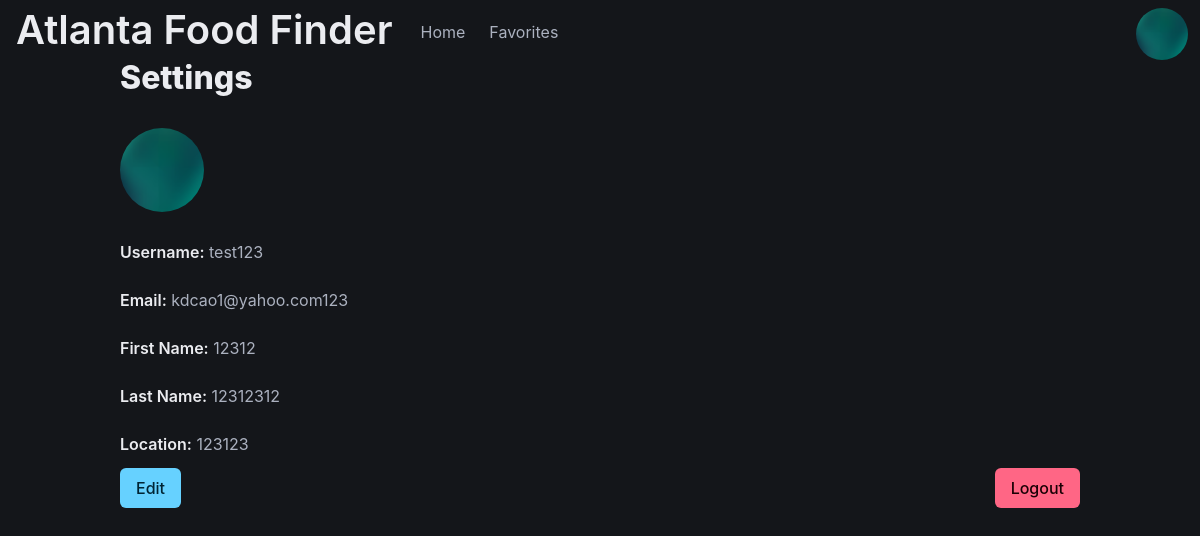
Screenshot of /foodFinder/settings/ (signed in) with the database file from the repository.
### foodFinder/models.py (models this page shows, shortened)
class Guest(models.Model):
    user = models.OneToOneField(User, on_delete=models.CASCADE)
    first_name = models.CharField(max_length=100, blank=True)  # Optional
    last_name = models.CharField(max_length=100, blank=True)   # Optional
    location = models.CharField(max_length=100, blank=True)  # Optional
    profile_picture = models.ImageField(upload_to='profile_pictures/', blank=True, null=True)
    favorite_restaurants = models.ManyToManyField(Restaurant, blank=True)

### foodFinder/views.py (the view, shortened to what this page needs)
# urls.py: path("settings/", views.settings, name="settings"),
def settings(request):
    if not request.user.is_authenticated:
        return redirect('/foodFinder/login/')
    guest = Guest.objects.get(user=request.user)
    user_profile = UserProfile.objects.get(user=request.user)
    can_edit = False
    context = {
        'guest': guest,
        'user': user_profile.user,
        'email': user_profile.email,
        'can_edit': can_edit,
    }
    return render(request, 'foodFinder/settings.html', context)

### foodFinder/templates/foodFinder/settings.html (shortened to what this page needs)
<!DOCTYPE html>
<html lang="en" data-theme="dark">
{% load static %}
<head>
    <link rel="stylesheet" href="{% static "./foodFinder/css/bulma.css" %}">
    <link rel="stylesheet" href="https://cdnjs.cloudflare.com/ajax/libs/cropperjs/1.5.12/cropper.min.css"/>
</head>
<body>
<nav class="navbar is-fixed-top" role="navigation" aria-label="main navigation">
    <div class="navbar-brand">
        <strong class="is-size-2 has-text-centered px-4">
            Atlanta Food Finder
        </strong>
    </div>
    <div class="navbar-menu">
        <div class="navbar-start">
            <a class="navbar-item" href="/foodFinder">
                Home
            </a>
            <a class="navbar-item" href="/foodFinder/favorites">
                Favorites
            </a>
        </div>
        <div class="navbar-end">
            {% if user.is_authenticated %}
                <figure class="image is-64x64 pt-2 pr-3">
                    <a href="{% url 'settings' %}">
                        <img class="is-rounded is-square"
                             src="{% if user.guest.profile_picture %}{{ user.guest.profile_picture.url }}{% else %}{% static 'images/default_profile.png' %}{% endif %}"
                             alt="Profile Picture"/>
                    </a>
                </figure>
            {% endif %}
        </div>
    </div>
</nav>
<section class="section mt-3">
    <div class="container">
        <h1 class="title">Settings</h1>
        <form method="POST" enctype="multipart/form-data" action="{% url 'settings' %}">
            {% if not can_edit %}
                <figure class="image is-96x96 pt-2 pr-3">
                    <a href="{% url 'settings' %}">
                        <img class="is-rounded is-square"
                             src="{% if user.guest.profile_picture %}{{ user.guest.profile_picture.url }}{% else %}{% static 'images/default_profile.png' %}{% endif %}"
                             alt="Profile Picture"/>
                    </a>
                </figure>
            {% endif %}
            <div class="field mt-5">
                {% if not can_edit %}
                    <div><strong>Username:</strong> {{ guest.user.username }}</div>
                {% endif %}
            </div>
            <div class="field mt-5">
                {% if not can_edit %}
                    <div><strong>Email:</strong> {{ guest.user.email }}</div>
                {% endif %}
            </div>
            <div class="field mt-5">
                {% if not can_edit %}
                    <div><strong>First Name:</strong> {{ guest.first_name }}</div>
                {% endif %}
            </div>
            <div class="field mt-5">
                {% if not can_edit %}
                    <div><strong>Last Name:</strong> {{ guest.last_name }}</div>
                {% endif %}
            </div>
            <div class="field mt-5">
                {% if not can_edit %}
                    <div><strong>Location:</strong> {{ guest.location }}</div>
                {% endif %}
            </div>
            <div class="is-flex is-justify-content-space-between">
                {% if not can_edit %}
                    <button name="action" value="edit" type="submit" id="editButton" class="button is-info">Edit</button>
                {% endif %}
                <form method="POST">
                    <button type="submit" name="action" value="logout" id="logoutButton" class="button is-danger">Logout</button>
                </form>
            </div>
        </form>
    </div>
</section>
</body>
</html>

### rows the page displays
Guest: user.username "test123", user.email "kdcao1@yahoo.com123", first_name "12312", last_name "12312312", location "123123"
